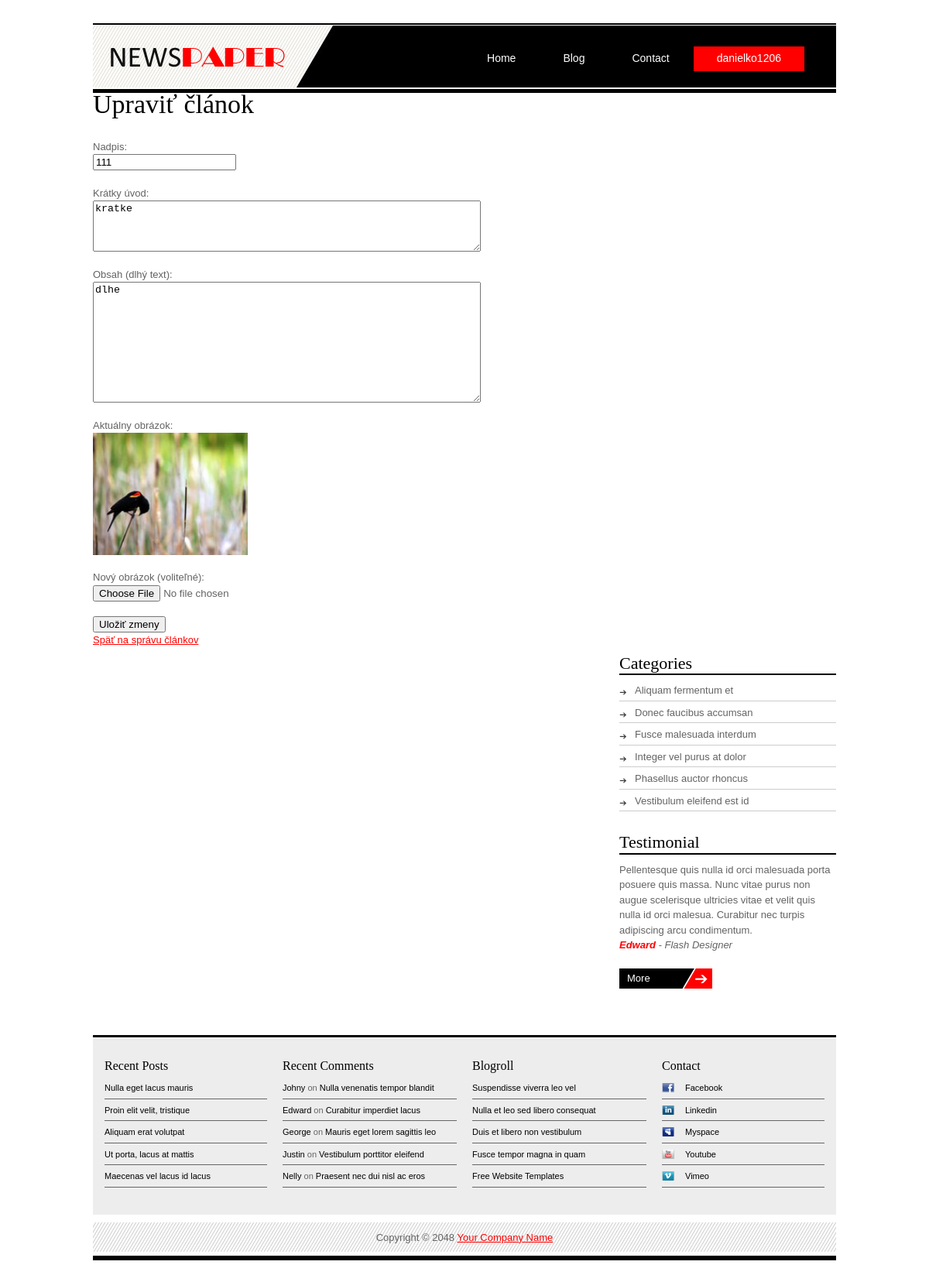
Page /admin/admin_edit_post.php?id=17 (signed in) on the committed database.
### tables this page shows
CREATE TABLE `posts` (
  `id` int(11) NOT NULL,
  `title` varchar(255) NOT NULL,
  `image` varchar(255) DEFAULT NULL,
  `excerpt` text NOT NULL,
  `content` longtext NOT NULL,
  `datum_vytvorenia` datetime DEFAULT current_timestamp()
);

### classes/database.php (called while the page is built, shortened)
<?php
class Database {
    private $host = "localhost";
    private $user = "root";
    private $pwd = "";
    private $dbName = "f1blog";
    protected function connect() {
        $dsn = 'mysql:host=' . $this->host . ';dbname=' . $this->dbName;
        $pdo = new PDO($dsn, $this->user, $this->pwd);
        $pdo->setAttribute(PDO::ATTR_DEFAULT_FETCH_MODE, PDO::FETCH_ASSOC);
        return $pdo;
    }
}
?>

### classes/post.php (called while the page is built, shortened)
<?php
require_once 'Database.php';
class Post extends Database {
    private $conn;
     public function __construct() {
        $this->conn = $this->connect();
    }
    public function getPostById($id) {
        $stmt = $this->conn->prepare("SELECT * FROM posts WHERE id = ?");
        $stmt->execute([$id]);
        return $stmt->fetch(PDO::FETCH_ASSOC);
    }
}

### admin/admin_edit_post.php (the view, shortened to what this page needs)
<?php
include "../blog-F1-main/partials/header.php";
include "../classes/database.php";
include "../classes/post.php";
$db = new Database();
$postObj = new Post($db);
$post = $postObj->getPostById($_GET['id']);
?>
<!DOCTYPE html PUBLIC "-//W3C//DTD XHTML 1.0 Transitional//EN" "http://www.w3.org/TR/xhtml1/DTD/xhtml1-transitional.dtd">
<html xmlns="http://www.w3.org/1999/xhtml">
<head>
<link href="../blog-F1-main/templatemo_style.css" rel="stylesheet" type="text/css" />
<link rel="stylesheet" type="text/css" href="../blog-F1-main/ddsmoothmenu.css" />
</head>
<body>
<div id="templatemo_wrapper">
	<div id="templatemo_header">
    	<div id="site_title">
        	<h1><a href="#">Newspaper Template</a></h1>
        </div>
        <div id="templatemo_menu" class="ddsmoothmenu">
            <ul>
              	<li><a href="../blog-F1-main/index.php">Home</a></li>
              	<li><a href="../blog-F1-main/blog.php">Blog</a></li>
              	<li><a href="../blog-F1-main/contact.php" >Contact</a></li>
                <?php
                if (isset($_SESSION["id"]))
                    {
                ?>
                <li><a href="../admin/admin_post.php" class="selected"><?php echo $_SESSION["username"]; ?></a>
                </li>
                <?php
                    }
                ?>
            </ul>
            <br style="clear: left" />
        </div>
    </div>
<link href="../blog-F1-main/templatemo_style.css" rel="stylesheet" type="text/css" />
<h1>Upraviť článok</h1>
<form action="" method="post" enctype="multipart/form-data">
    <label>Nadpis:</label><br>
    <input type="text" name="title" value="<?= htmlspecialchars($post['title']) ?>" required><br><br>
    <label>Krátky úvod:</label><br>
    <textarea name="excerpt" rows="4" cols="60" required><?= htmlspecialchars($post['excerpt']) ?></textarea><br><br>
    <label>Obsah (dlhý text):</label><br>
    <textarea name="content" rows="10" cols="60" required><?= htmlspecialchars($post['content']) ?></textarea><br><br>
    <?php if (!empty($post['image'])): ?>
        <label>Aktuálny obrázok:</label><br>
        <img src="../uploads/<?= htmlspecialchars($post['image']) ?>" alt="Obrázok" width="200"><br><br>
    <?php endif; ?>
    <label>Nový obrázok (voliteľné):</label><br>
    <input type="file" name="image"><br><br>
    <button type="submit">Uložiť zmeny</button>
</form>
<p><a href="admin_posts.php">Späť na správu článkov</a></p>
<?php include "../blog-F1-main/partials/footer.php"; ?>

### blog-F1-main/templatemo_style.css (style rules this page uses)
body { margin: 0; padding: 0; color: #636363; font-family: Tahoma, Geneva, sans-serif; font-size: 13px; line-height: 1.5em; background-color: #fff; background-position: top; background-repeat: repeat-x; }
a, a:link, a:visited { color: #ff0000; font-weight: normal; }
p { margin: 0 0 10px 0; padding: 0; }
img { border: none; }
h1, h2, h3, h4, h5, h6 { color: #000; font-weight: normal; font-family: Georgia, "Times New Roman", Times, serif }
h1 { font-size: 34px; margin: 0 0 30px; padding: 5px 0 }
#templatemo_wrapper { width: 960px; margin: 0 auto; padding: 30px 10px; }
#templatemo_header { width: 900px; height: 30px; padding: 30px 40px 30px 20px; background: url(images/templatemo_header.jpg) no-repeat; }
#site_title { float: left; }
#site_title h1 { margin: 0; padding: 0; }
#site_title h1 a { display: block; width: 230px; height: 27px; color: #000; text-indent: -10000px; background: url(images/templatemo_logo.png) no-repeat top left; }
#templatemo_menu { float: right; }

### blog-F1-main/ddsmoothmenu.css (style rules this page uses)
.ddsmoothmenu ul { z-index:100; margin: 0; padding: 0; list-style-type: none; }
.ddsmoothmenu ul li { position: relative; display: inline; float: left; }
.ddsmoothmenu ul li a { display: block; position: relative; padding: 6px 30px; margin: 0 1px 0 0; font-size: 14px; color: #fff; text-align: center; text-decoration: none; outline: none; border: none; }
.ddsmoothmenu ul li a.selected, .ddsmoothmenu ul li a:hover { background: #f00 }

### rows in the picture
posts: title "111", excerpt "kratke", content "dlhe", image (picture)

### other values in the picture
$_SESSION["username"] "danielko1206"
